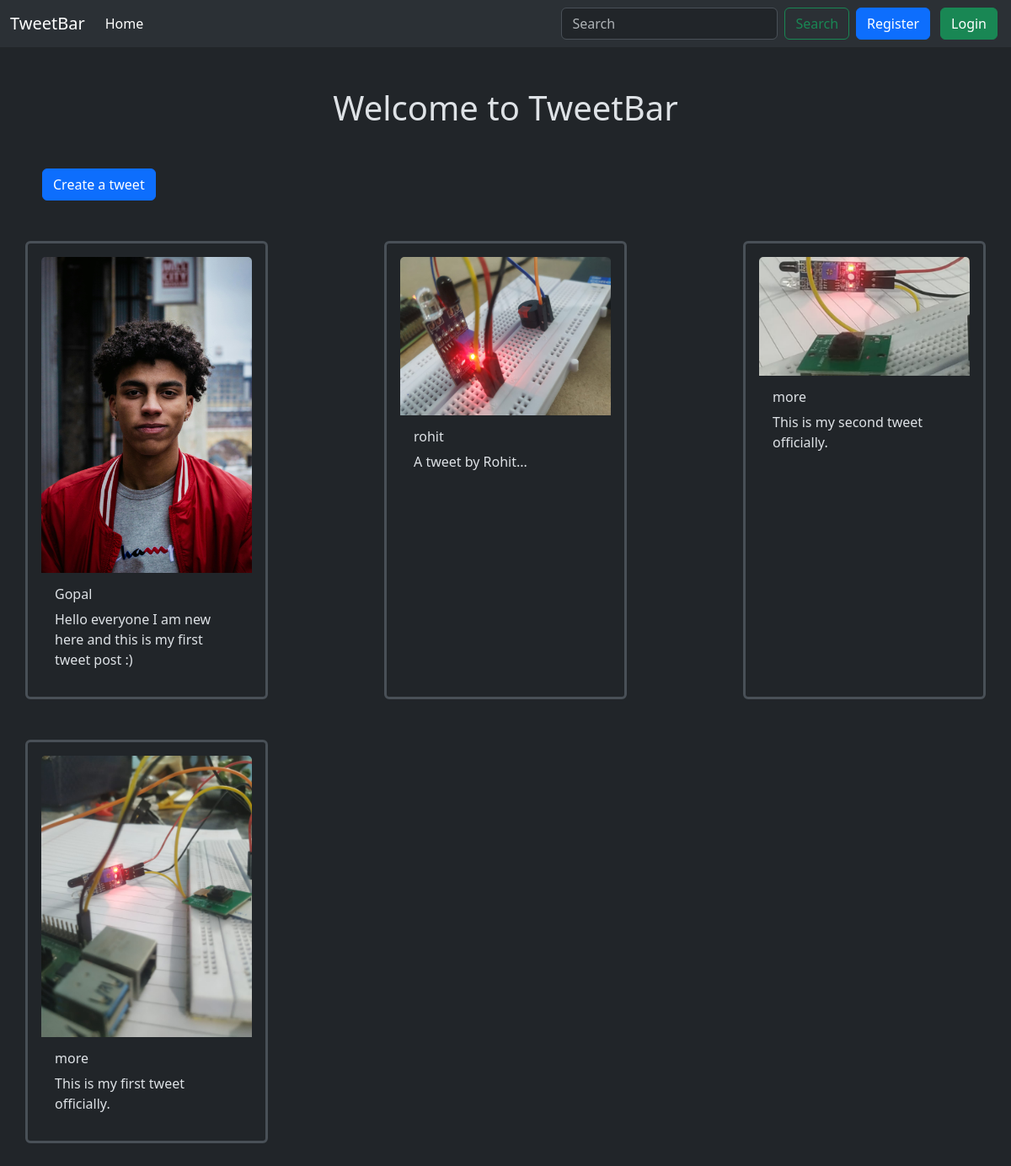
Screenshot of /tweet/ with the database file from the repository.
### tweet/models.py (models this page shows, shortened)
class Tweet(models.Model):
    user = models.ForeignKey(User, on_delete=models.CASCADE)
    text = models.TextField(max_length=250)
    photo = models.ImageField(upload_to='photos/', blank=True, null = True )
    created_at = models.DateTimeField(auto_now_add=True)
    updated_at = models.DateTimeField(auto_now=True)

### tweet/views.py (the view)
# urls.py: path('', views.tweet_list, name='tweet_list'),
def tweet_list(request):
    tweets = Tweet.objects.all().order_by('-created_at')
    return render(request, 'tweet_list.html', {'tweets': tweets})

### tweet/templates/tweet_list.html (shortened to what this page needs)
{% extends "layout.html" %}
{% block content %}
<h1 class = ' text-center my-5'> Welcome to TweetBar</h1>
<a class="btn btn-primary mb-5 mx-2" href="{% url 'tweet_create'%}">Create a tweet</a>
<div class= "flex-container row gap-5 mb-5 justify-content-between ">
{% for tweet in tweets %}
<div class="card p-3 border border-3 " style="width: 18rem;">
    {% if tweet.photo %}
    <img src="{{ tweet.photo.url }}" class="card-img-top" alt="tweet_img">
    {% endif %}
<div class="card-body">
<h6 class = "card-title">{{tweet.user.username}}</h6>
<p class= "card-text">{{tweet.text}}</p>
</div>
</div>
{% endfor %}
</div>
{% endblock %}

### templates/layout.html (shortened to what this page needs)
<!DOCTYPE html>
{% load static %}
<html lang="en" data-bs-theme="dark">
<head>
    <link href="https://cdn.jsdelivr.net/npm/bootstrap@5.3.3/dist/css/bootstrap.min.css"
    rel="stylesheet"
>
    <link rel="stylesheet" href="{% static 'global-styles.css' %}">
</head>
<body>
    <nav class="navbar navbar-expand-lg bg-body-tertiary">
        <div class="container-fluid">
          <a class="navbar-brand" href="{% url 'tweet_list'%}">TweetBar</a>
          <div class="collapse navbar-collapse" id="navbarSupportedContent">
            <ul class="navbar-nav me-auto mb-2 mb-lg-0">
              <li class="nav-item">
                <a class="nav-link active" aria-current="page" href="{% url 'tweet_list'%}">Home</a>
              </li>
            </ul>
            <form class="d-flex" role="search" >
              <input class="form-control me-2" type="search" placeholder="Search" aria-label="Search">
              <button class="btn btn-outline-success" type="submit">Search</button>
            </form>
            {%if user.is_authenticated%}
            <form action="{%url 'logout'%}" method="post">
              {% csrf_token %}
              <button class="btn btn-danger mx-2" type = "submit" >Logout</button>
            </form>
            {%else%}
            <a href="{% url 'register'%}" class ="btn btn-primary mx-2 ">Register</a>
            <a href="{% url 'login'%}" class ="btn btn-success mx-1 ">Login</a>
            {%endif%}
          </div>
        </div>
      </nav>
    <div class = "container">
        {% block content %}
        {% endblock %}
    </div>
</body>
</html>

### rows the page displays
Tweet: photo (picture), user.username "Gopal", text "Hello everyone I am new here and this is my first tweet post :)"
Tweet: photo (picture), user.username "rohit", text "A tweet by Rohit..."
Tweet: photo (picture), user.username "more", text "This is my second tweet officially."
Tweet: photo (picture), user.username "more", text "This is my first tweet officially."
